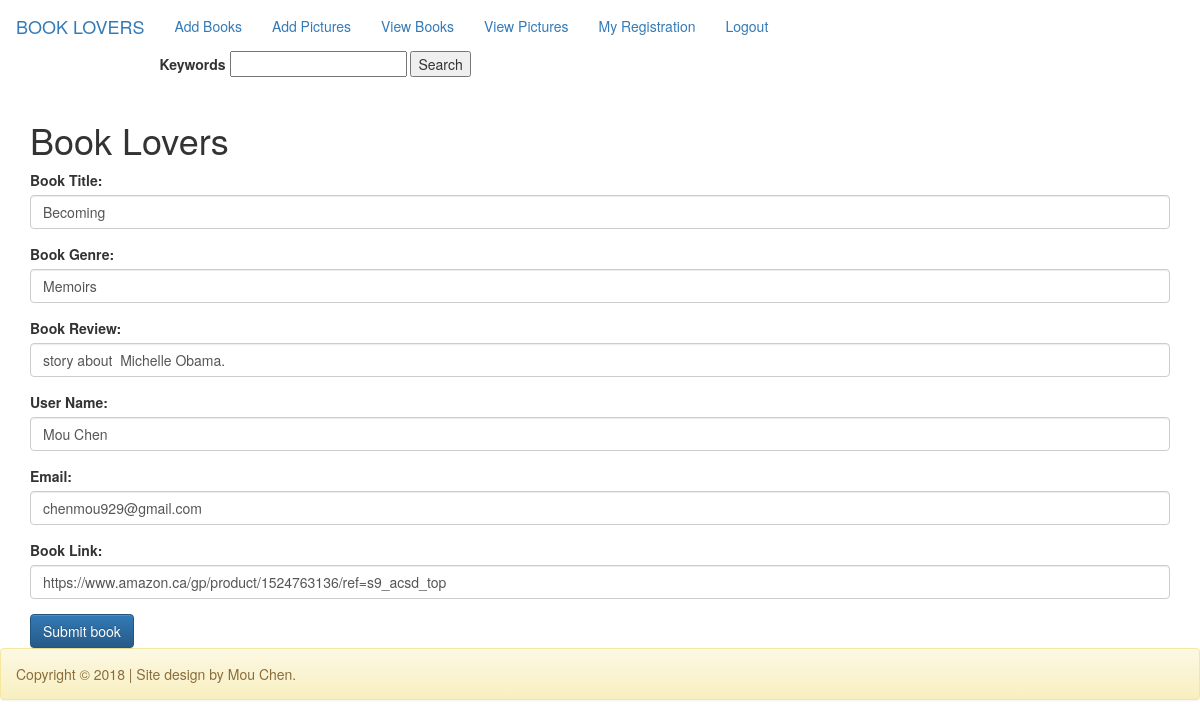
The app's page /add_book.php?book_id=3 (signed in) with its own data.
### tables this page shows
CREATE TABLE IF NOT EXISTS `books` (
  `book_id` int(100) NOT NULL AUTO_INCREMENT,
  `book_title` varchar(100) NOT NULL,
  `book_genre` varchar(100) NOT NULL,
  `book_review` varchar(1000) NOT NULL,
  `user_name` varchar(50) NOT NULL,
  `email` varchar(100) NOT NULL,
  `book_link` varchar(300) NOT NULL,
  PRIMARY KEY (`book_id`)
);

### add_book.php (the view, shortened to what this page needs)
<!doctype html>
<html>
<head>
  <link rel="stylesheet" href="https://maxcdn.bootstrapcdn.com/bootstrap/3.3.7/css/bootstrap.min.css">
  <link rel="stylesheet" href="https://maxcdn.bootstrapcdn.com/bootstrap/3.3.7/css/bootstrap-theme.min.css">
</head>
<body>
<?php
  require_once('header.php');
  $book_title = null;
  $book_genre = null;
  $book_review = null;
  $user_name = null;
  $email = null;
  $book_link = null;
  if(!empty($_GET['book_id']) && (is_numeric($_GET['book_id']))) {
    $book_id = $_GET['book_id'];
    require('db.php');
    $sql = "SELECT * FROM books WHERE book_id = :book_id";
    $cmd = $conn->prepare($sql);
    $cmd->bindParam(':book_id', $book_id);
    $cmd->execute();
    $books = $cmd->fetchAll();
    foreach ($books as $book) {
      $book_title = $book['book_title'];
      $book_genre = $book['book_genre'];
      $book_review = $book['book_review'];
      $user_name = $book['user_name'];
      $email = $book['email'];
      $book_link = $book['book_link'];
    }
  }
?>
  <div class="container">
     <h1> Book Lovers </h1>
     <form method="post" action="save_book.php">
      <div class="form-group">
         <label> Book Title: </label>
         <input type="text" name="book_title" class="form-control"  value="<?php echo $book_title ?>">
       </div>
       <div class="form-group">
         <label> Book Genre: </label>
         <input type="text" name="book_genre" class="form-control"  value="<?php echo $book_genre ?>">
       </div>
       <div class="form-group">
         <label> Book Review: </label>
         <input type="text" name="book_review" class="form-control"  value="<?php echo $book_review ?>">
       </div>
      <div class="form-group">
         <label> User Name: </label>
         <input type="text" name="user_name" class="form-control" value="<?php echo $user_name ?>">
       </div>
      <div class="form-group">
         <label> Email: </label>
         <input type="text" name="email" class="form-control"  value="<?php echo $email ?>">
       </div>
       <div class="form-group">
         <label> Book Link: </label>
         <input type="text" name="book_link" class="form-control"  value="<?php echo $book_link ?>">
       </div>
      <input type="submit" value="Submit book" class="btn btn-primary">
     </form>
  </div>
</body>
<footer>  <?php require_once('footer.php'); ?> </footer>
</html>

### records on screen
books: book_title "Becoming", book_genre "Memoirs", book_review "story about Michelle Obama.", user_name "Mou Chen", email "chenmou929@gmail.com", book_link "https://www.amazon.ca/gp/product/1524763136/ref=s9_acsd_top"
